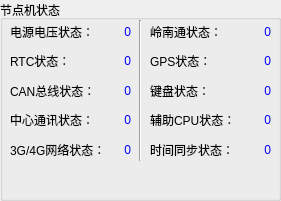
  <widget class="QGroupBox" name="groupBox_7">
   <property name="geometry">
    <rect>
     <x>370</x>
     <y>285</y>
     <width>281</width>
     <height>201</height>
    </rect>
   </property>
   <property name="title">
    <string>节点机状态</string>
   </property>
   <widget class="QWidget" name="layoutWidget_2">
    <property name="geometry">
     <rect>
      <x>10</x>
      <y>20</y>
      <width>121</width>
      <height>141</height>
     </rect>
    </property>
    <layout class="QGridLayout" name="gridLayout_9">
     <item row="0" column="0">
      <widget class="QLabel" name="label_67">
       <property name="text">
        <string>电源电压状态：</string>
       </property>
      </widget>
     </item>
     <item row="0" column="1">
      <widget class="QLabel" name="label_nPowerStat">
       <property name="styleSheet">
        <string notr="true">color: rgb(0, 0, 255);</string>
       </property>
       <property name="text">
        <string>0</string>
       </property>
       <property name="alignment">
        <set>Qt::AlignRight|Qt::AlignTrailing|Qt::AlignVCenter</set>
       </property>
      </widget>
     </item>
     <item row="1" column="0">
      <widget class="QLabel" name="label_68">
       <property name="text">
        <string>RTC状态：</string>
       </property>
      </widget>
     </item>
     <item row="1" column="1">
      <widget class="QLabel" name="label_nRtcStat">
       <property name="styleSheet">
        <string notr="true">color: rgb(0, 0, 255);</string>
       </property>
       <property name="text">
        <string>0</string>
       </property>
       <property name="alignment">
        <set>Qt::AlignRight|Qt::AlignTrailing|Qt::AlignVCenter</set>
       </property>
      </widget>
     </item>
     <item row="2" column="0">
      <widget class="QLabel" name="label_69">
       <property name="text">
        <string>CAN总线状态：</string>
       </property>
      </widget>
     </item>
     <item row="2" column="1">
      <widget class="QLabel" name="label_nCanStat">
       <property name="styleSheet">
        <string notr="true">color: rgb(0, 0, 255);</string>
       </property>
       <property name="text">
        <string>0</string>
       </property>
       <property name="alignment">
        <set>Qt::AlignRight|Qt::AlignTrailing|Qt::AlignVCenter</set>
       </property>
      </widget>
     </item>
     <item row="3" column="0">
      <widget class="QLabel" name="label_70">
       <property name="text">
        <string>中心通讯状态：</string>
       </property>
      </widget>
     </item>
     <item row="3" column="1">
      <widget class="QLabel" name="label_nCenterStat">
       <property name="styleSheet">
        <string notr="true">color: rgb(0, 0, 255);</string>
       </property>
       <property name="text">
        <string>0</string>
       </property>
       <property name="alignment">
        <set>Qt::AlignRight|Qt::AlignTrailing|Qt::AlignVCenter</set>
       </property>
      </widget>
     </item>
     <item row="4" column="0">
      <widget class="QLabel" name="label_71">
       <property name="text">
        <string>3G/4G网络状态：</string>
       </property>
      </widget>
     </item>
     <item row="4" column="1">
      <widget class="QLabel" name="label_nWirelessStat">
       <property name="styleSheet">
        <string notr="true">color: rgb(0, 0, 255);</string>
       </property>
       <property name="text">
        <string>0</string>
       </property>
       <property name="alignment">
        <set>Qt::AlignRight|Qt::AlignTrailing|Qt::AlignVCenter</set>
       </property>
      </widget>
     </item>
    </layout>
   </widget>
   <widget class="Line" name="line_4">
    <property name="geometry">
     <rect>
      <x>130</x>
      <y>20</y>
      <width>20</width>
      <height>141</height>
     </rect>
    </property>
    <property name="orientation">
     <enum>Qt::Vertical</enum>
    </property>
   </widget>
   <widget class="QWidget" name="layoutWidget_4">
    <property name="geometry">
     <rect>
      <x>150</x>
      <y>20</y>
      <width>121</width>
      <height>141</height>
     </rect>
    </property>
    <layout class="QGridLayout" name="gridLayout_10">
     <item row="0" column="0">
      <widget class="QLabel" name="label_72">
       <property name="text">
        <string>岭南通状态：</string>
       </property>
      </widget>
     </item>
     <item row="0" column="1">
      <widget class="QLabel" name="label_nYctStat">
       <property name="styleSheet">
        <string notr="true">color: rgb(0, 0, 255);</string>
       </property>
       <property name="text">
        <string>0</string>
       </property>
       <property name="alignment">
        <set>Qt::AlignRight|Qt::AlignTrailing|Qt::AlignVCenter</set>
       </property>
      </widget>
     </item>
     <item row="1" column="0">
      <widget class="QLabel" name="label_73">
       <property name="text">
        <string>GPS状态：</string>
       </property>
      </widget>
     </item>
     <item row="1" column="1">
      <widget class="QLabel" name="label_nGpsStat">
       <property name="styleSheet">
        <string notr="true">color: rgb(0, 0, 255);</string>
       </property>
       <property name="text">
        <string>0</string>
       </property>
       <property name="alignment">
        <set>Qt::AlignRight|Qt::AlignTrailing|Qt::AlignVCenter</set>
       </property>
      </widget>
     </item>
     <item row="2" column="0">
      <widget class="QLabel" name="label_74">
       <property name="text">
        <string>键盘状态：</string>
       </property>
      </widget>
     </item>
     <item row="2" column="1">
      <widget class="QLabel" name="label_nKeyboardStat">
       <property name="styleSheet">
        <string notr="true">color: rgb(0, 0, 255);</string>
       </property>
       <property name="text">
        <string>0</string>
       </property>
       <property name="alignment">
        <set>Qt::AlignRight|Qt::AlignTrailing|Qt::AlignVCenter</set>
       </property>
      </widget>
     </item>
     <item row="3" column="0">
      <widget class="QLabel" name="label_75">
       <property name="text">
        <string>辅助CPU状态：</string>
       </property>
      </widget>
     </item>
     <item row="3" column="1">
      <widget class="QLabel" name="label_nExtMcuStat">
       <property name="styleSheet">
        <string notr="true">color: rgb(0, 0, 255);</string>
       </property>
       <property name="text">
        <string>0</string>
       </property>
       <property name="alignment">
        <set>Qt::AlignRight|Qt::AlignTrailing|Qt::AlignVCenter</set>
       </property>
      </widget>
     </item>
     <item row="4" column="0">
      <widget class="QLabel" name="label_76">
       <property name="text">
        <string>时间同步状态：</string>
       </property>
      </widget>
     </item>
     <item row="4" column="1">
      <widget class="QLabel" name="label_nTimeStat">
       <property name="styleSheet">
        <string notr="true">color: rgb(0, 0, 255);</string>
       </property>
       <property name="text">
        <string>0</string>
       </property>
       <property name="alignment">
        <set>Qt::AlignRight|Qt::AlignTrailing|Qt::AlignVCenter</set>
       </property>
      </widget>
     </item>
    </layout>
   </widget>
  </widget>
